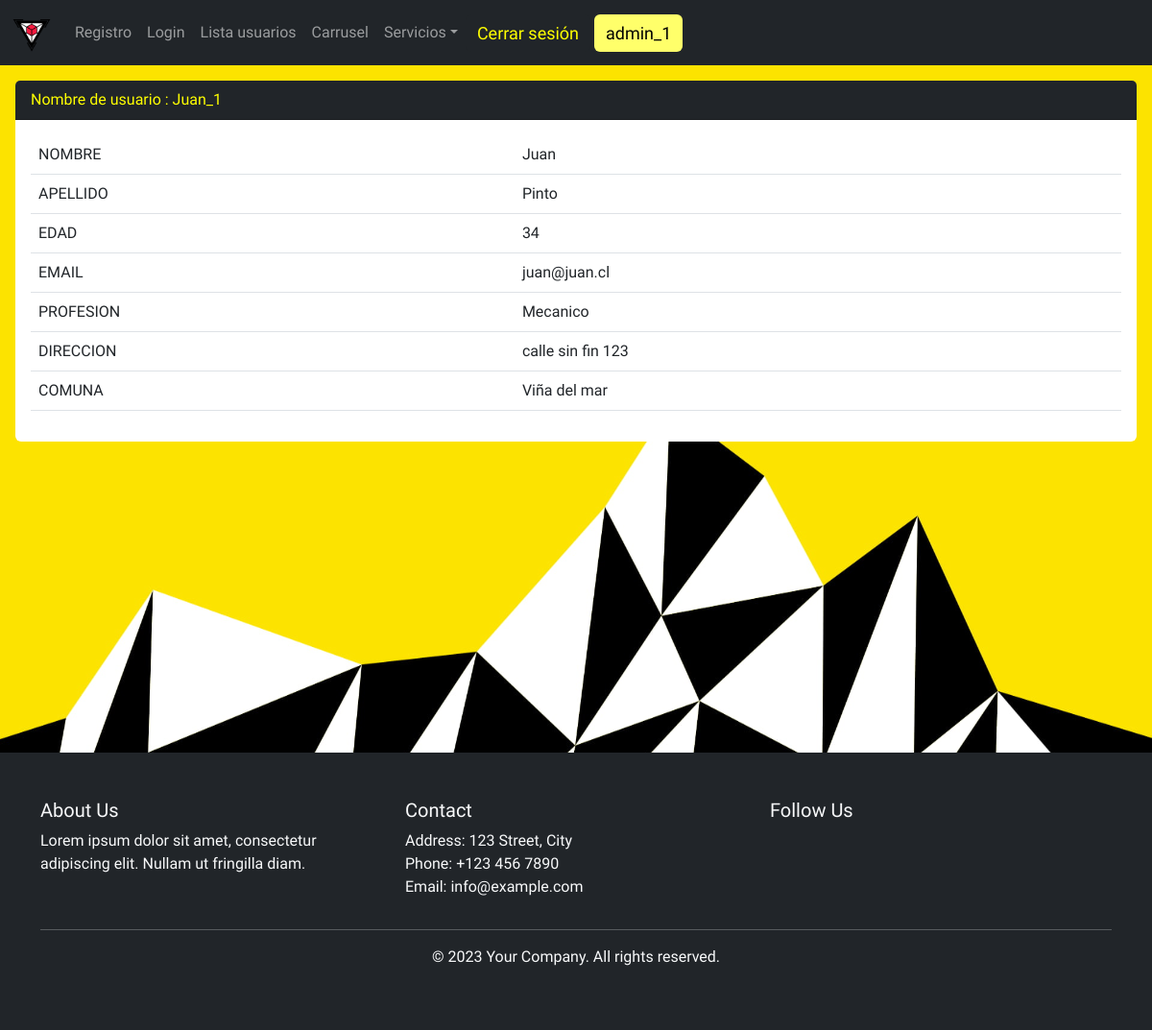
Page /ingresar-datos/2/ (signed in) on the committed database.
### app1/models.py (models this page shows, shortened)
class PerfilDeUsuario(models.Model):
    user = models.OneToOneField(User, on_delete=models.CASCADE)
    edad = models.IntegerField()
    profesion = models.CharField(max_length=100)
    direccion = models.CharField(max_length=100)
    comuna = models.CharField(max_length=100)

### app1/views.py (the view)
# urls.py: path("ingresar-datos/<int:user_id>/", ingresar_datos_view, name="ingresar-datos"),
def ingresar_datos_view(request, user_id):
        usuario = PerfilDeUsuario.objects.get(user_id=user_id)
        context = {'usuario' : usuario}
        return render(request, 'perfil_usuario.html', context)

### app1/templates/perfil_usuario.html
{% extends 'base.html' %}
{% block contenido %}
<div class="card my-3 mx-3">
    <div class="card-header">
Nombre de usuario : {{usuario.user.username}}
    </div>
    <div class="card-body">
<table class="table">
<tbody>
<tr>
    <td>NOMBRE</td>
    <td>{{usuario.user.first_name}}</td>
</tr>
<tr>
    <td>APELLIDO</td>
    <td>{{usuario.user.last_name}}</td>
</tr>
<tr>
    <td>EDAD</td>
    <td>{{usuario.edad}}</td>
</tr>
<tr>
    <td>EMAIL</td>
    <td>{{usuario.user.email}}</td>
</tr>
<tr>
    <td>PROFESION</td>
    <td>{{usuario.profesion}}</td>
</tr>
<tr>
    <td>DIRECCION</td>
    <td>{{usuario.direccion}}</td>
</tr>
<tr>
    <td>COMUNA</td>
    <td>{{usuario.comuna}}</td>
</tr>
</tbody>
</table>
    </div>
</div>
{% endblock %}

### app1/templates/base.html (shortened to what this page needs)
{% load static %}
<!DOCTYPE html>
<html lang="en">
  <head>
    <link
      href="https://cdn.jsdelivr.net/npm/bootstrap@5.2.3/dist/css/bootstrap.min.css"
      rel="stylesheet"
    />
  </head>
  <body>
    <nav class="navbar navbar-expand-sm bg-dark navbar-dark">
      <div class="container-fluid">
        <a class="navbar-brand" href="/"><img src="{% static 'logo_1.png' %}" alt="Logo" width="42"></a>
        <div class="collapse navbar-collapse" id="collapsibleNavbar">
          <ul class="navbar-nav">
                <li class="nav-item" style="float: left">
              <a class="nav-link" href="/register/">Registro </a>
            </li>
            <li class="nav-item" style="float: left">
              <a class="nav-link" href="/login_a/">Login</a>
            </li>
            <li class="nav-item" style="float: left">
              <a class="nav-link" href="/usuarios/">Lista usuarios</a>
            </li>
            <li class="nav-item" style="float: left">
              <a class="nav-link" href="/carrusel/">Carrusel</a>
            </li>
            <li class="nav-item dropdown">
              <a
                class="nav-link dropdown-toggle"
                href="#"
                role="button"
                data-bs-toggle="dropdown"
                >Servicios</a
              >
            </li>
          </ul>
          <div >
           <a class="btn" style="font-size: 18px;" href="/logout_a/">Cerrar sesión</a>
          <a href="" style="font-size: 18px; background-color: #ffff6a; color: black;" class="btn btn-warning">{{user}}</a>
        </div>
      </div>
    </nav>
    <div class="main">{% block contenido %} {% endblock %}</div>
    <footer class="footer bg-dark text-light">
      <div class="container py-5">
        <div class="row">
          <div class="col-lg-4 col-md-6">
            <h5>About Us</h5>
            <p>
              Lorem ipsum dolor sit amet, consectetur adipiscing elit. Nullam ut
              fringilla diam.
            </p>
          </div>
          <div class="col-lg-4 col-md-6">
            <h5>Contact</h5>
            <ul class="list-unstyled">
              <li>Address: 123 Street, City</li>
              <li>Phone: +123 456 7890</li>
              <li>Email: info@example.com</li>
            </ul>
          </div>
          <div class="col-lg-4">
            <h5>Follow Us</h5>
            <div class="social-icons">
            </div>
          </div>
        </div>
        <hr />
        <p class="text-center">© 2023 Your Company. All rights reserved.</p>
      </div>
    </footer>
  </body>
</html>

### rows in the picture
PerfilDeUsuario: user.username "Juan_1", user.first_name "Juan", user.last_name "Pinto", edad "34", user.email "juan@juan.cl", profesion "Mecanico", direccion "calle sin fin 123", comuna "Viña del mar"

### other values in the picture
{{ user }} "admin_1"
